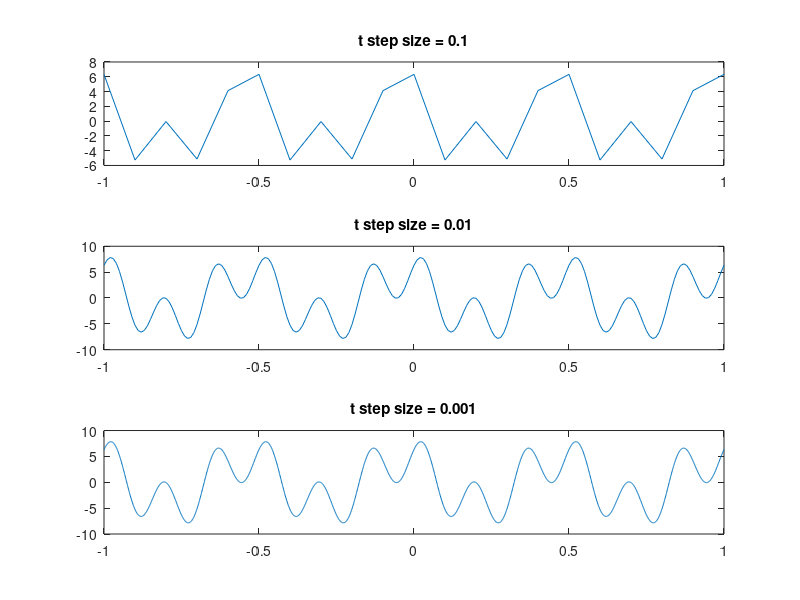

The MATLAB source for this figure:
clear all;
close all;
clc;

t1 = -1:0.1:1;
t2 = -1:0.01:1;
t3 = -1:0.001:1;

f = @(t)(3*pi*(sin(8*pi.*t + 1.3)).*cos(4*pi.*t - 0.8).*exp(sin(12*pi)));
% Define the function f as an anonymous function of t


% Plotting
figure;
subplot(3,1,1);  % Divide the figure window into 3 subplots vertically, and activate the top subplot
plot(t1, f(t1));  
title('t step size = 0.1');

subplot(3,1,2);
plot(t2, f(t2));
title('t step size = 0.01');

subplot(3,1,3);
plot(t3, f(t3));
title('t step size = 0.001');


%{
This code generates a plot of a given function f over three different ranges of the independent variable t with varying step sizes. 
The purpose of using different step sizes is to illustrate the effect of step size on the accuracy of the plot.

The inputs to this code are the function f and the ranges of the independent variable t with different step sizes. 
The outputs of this code are the plot of function f over the ranges of t specified, displayed in a single figure window divided into three subplots.
%}
